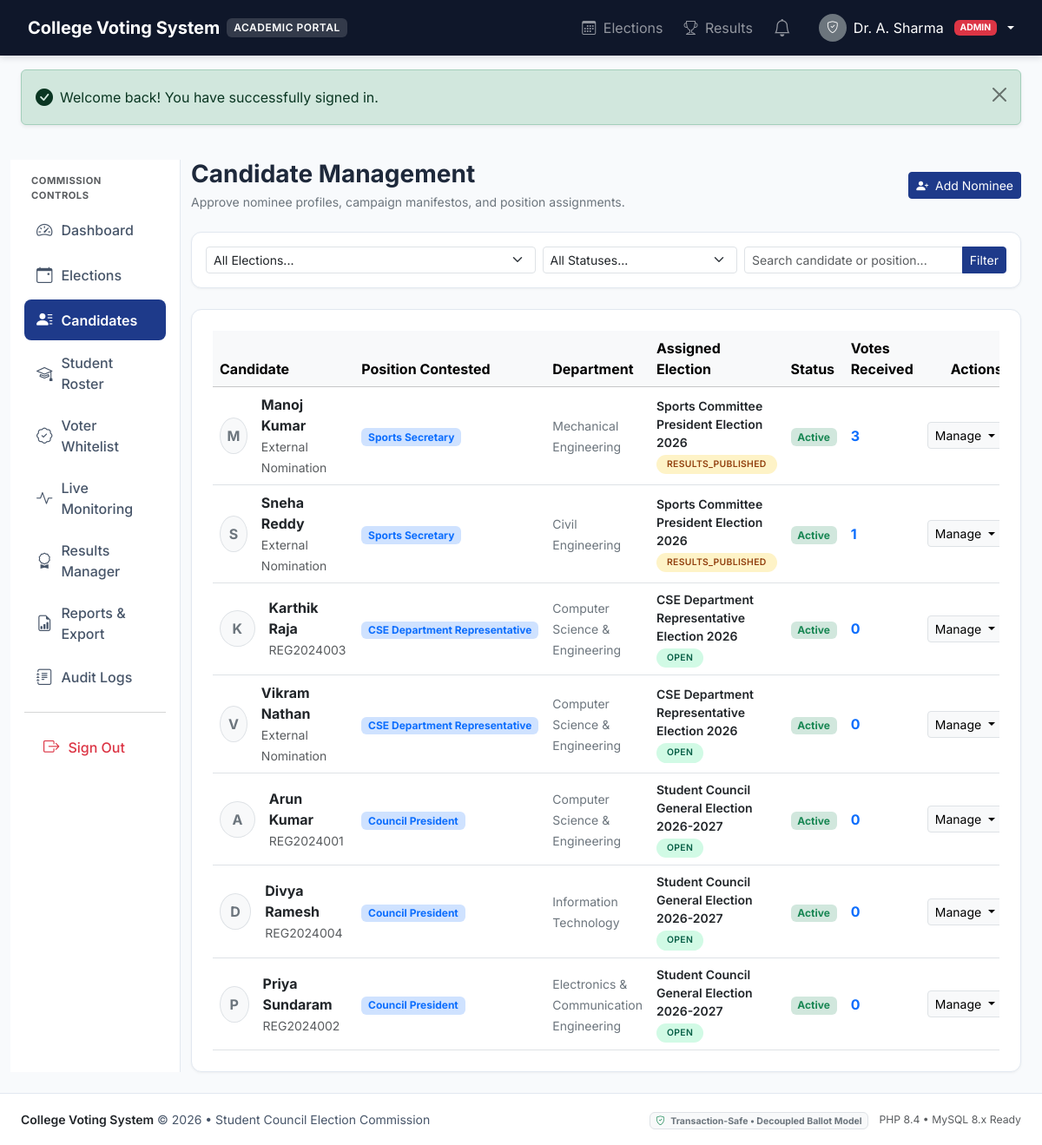
The app's page /admin/candidates.php (signed in) with its own data.
### tables this page shows
CREATE TABLE IF NOT EXISTS users (
    id INT AUTO_INCREMENT PRIMARY KEY,
    email VARCHAR(150) NOT NULL UNIQUE,
    password_hash VARCHAR(255) NOT NULL,
    role ENUM('admin', 'student') NOT NULL DEFAULT 'student',
    status ENUM('pending', 'active', 'suspended') NOT NULL DEFAULT 'pending',
    created_at DATETIME NOT NULL DEFAULT CURRENT_TIMESTAMP,
    updated_at DATETIME NOT NULL DEFAULT CURRENT_TIMESTAMP ON UPDATE CURRENT_TIMESTAMP,
    INDEX idx_user_role (role),
    INDEX idx_user_status (status)
);

CREATE TABLE IF NOT EXISTS candidates (
    id INT AUTO_INCREMENT PRIMARY KEY,
    election_id INT NOT NULL,
    student_id INT DEFAULT NULL,
    name VARCHAR(100) NOT NULL,
    position VARCHAR(100) NOT NULL,
    department_id INT DEFAULT NULL,
    manifesto TEXT DEFAULT NULL,
    photo_url VARCHAR(255) DEFAULT NULL,
    status ENUM('active', 'withdrawn', 'disqualified') NOT NULL DEFAULT 'active',
    created_at DATETIME NOT NULL DEFAULT CURRENT_TIMESTAMP,
    updated_at DATETIME NOT NULL DEFAULT CURRENT_TIMESTAMP ON UPDATE CURRENT_TIMESTAMP,
    CONSTRAINT fk_candidate_election FOREIGN KEY (election_id) REFERENCES elections(id) ON DELETE CASCADE,
    CONSTRAINT fk_candidate_student FOREIGN KEY (student_id) REFERENCES students(id) ON DELETE SET NULL,
    CONSTRAINT fk_candidate_dept FOREIGN KEY (department_id) REFERENCES departments(id) ON DELETE SET NULL,
    INDEX idx_candidate_election (election_id),
    INDEX idx_candidate_status (status)
);

CREATE TABLE IF NOT EXISTS departments (
    id INT AUTO_INCREMENT PRIMARY KEY,
    code VARCHAR(20) NOT NULL UNIQUE,
    name VARCHAR(100) NOT NULL,
    created_at DATETIME NOT NULL DEFAULT CURRENT_TIMESTAMP
);

CREATE TABLE IF NOT EXISTS elections (
    id INT AUTO_INCREMENT PRIMARY KEY,
    title VARCHAR(200) NOT NULL,
    description TEXT DEFAULT NULL,
    academic_year VARCHAR(20) NOT NULL,
    election_type ENUM('general', 'departmental', 'club', 'special') NOT NULL DEFAULT 'general',
    start_time DATETIME NOT NULL,
    end_time DATETIME NOT NULL,
    status ENUM('draft', 'scheduled', 'open', 'closed', 'results_published', 'cancelled') NOT NULL DEFAULT 'draft',
    eligibility_type ENUM('all_students', 'by_department', 'by_year') NOT NULL DEFAULT 'all_students',
    created_by INT DEFAULT NULL,
    created_at DATETIME NOT NULL DEFAULT CURRENT_TIMESTAMP,
    updated_at DATETIME NOT NULL DEFAULT CURRENT_TIMESTAMP ON UPDATE CURRENT_TIMESTAMP,
    CONSTRAINT fk_election_creator FOREIGN KEY (created_by) REFERENCES users(id) ON DELETE SET NULL,
    INDEX idx_election_status (status),
    INDEX idx_election_dates (start_time, end_time)
);

CREATE TABLE IF NOT EXISTS students (
    id INT AUTO_INCREMENT PRIMARY KEY,
    user_id INT NOT NULL UNIQUE,
    full_name VARCHAR(100) NOT NULL,
    registration_no VARCHAR(50) NOT NULL UNIQUE,
    department_id INT NOT NULL,
    course VARCHAR(50) NOT NULL,
    academic_year INT NOT NULL,
    is_verified TINYINT(1) NOT NULL DEFAULT 0,
    verified_at DATETIME DEFAULT NULL,
    verified_by INT DEFAULT NULL,
    created_at DATETIME NOT NULL DEFAULT CURRENT_TIMESTAMP,
    updated_at DATETIME NOT NULL DEFAULT CURRENT_TIMESTAMP ON UPDATE CURRENT_TIMESTAMP,
    CONSTRAINT fk_student_user FOREIGN KEY (user_id) REFERENCES users(id) ON DELETE CASCADE,
    CONSTRAINT fk_student_dept FOREIGN KEY (department_id) REFERENCES departments(id) ON DELETE RESTRICT,
    CONSTRAINT fk_student_verified_by FOREIGN KEY (verified_by) REFERENCES users(id) ON DELETE SET NULL,
    INDEX idx_student_verified (is_verified),
    INDEX idx_student_dept (department_id),
    INDEX idx_student_year (academic_year)
);

### admin/candidates.php (the view, shortened to what the rows shown need)
<?php
require_once __DIR__ . '/../app/includes/csrf.php';
require_once __DIR__ . '/../app/includes/functions.php';
require_once __DIR__ . '/../app/repositories/CandidateRepository.php';
$db = Database::getConnection();
$candidateRepo = new CandidateRepository($db);
$currentUser = Auth::user();
$filters = [];
$candidates = $candidateRepo->getAll($filters);
require_once __DIR__ . '/../app/includes/header.php';
?>
<div class="container-fluid px-3 px-md-4 py-4">
    <div class="row g-4">
        <div class="col-lg-9 col-xl-10">
            <div class="d-flex flex-column flex-md-row justify-content-between align-items-md-center gap-3 mb-4">
                <div>
                    <h1 class="h3 fw-bold mb-1">Candidate Management</h1>
                </div>
            </div>
            <div class="card card-academic p-4">
                <?php if (empty($candidates)): ?>
                    <p class="text-center text-muted py-5 mb-0">No candidates found for the chosen filters.</p>
                <?php else: ?>
                    <div class="table-responsive">
                        <table class="table table-hover align-middle mb-0">
                            <thead class="table-light">
                                <tr>
                                    <th>Candidate</th>
                                    <th>Position Contested</th>
                                    <th>Department</th>
                                    <th>Assigned Election</th>
                                    <th>Status</th>
                                    <th>Votes Received</th>
                                    <th class="text-end">Actions</th>
                                </tr>
                            </thead>
                            <tbody>
                                <?php foreach ($candidates as $cand): ?>
                                    <tr>
                                        <td>
                                            <div class="d-flex align-items-center gap-3">
                                                <?php if (!empty($cand['photo_url']) && file_exists(ROOT_PATH . '/public/uploads/candidates/' . $cand['photo_url'])): ?>
                                                    <img src="<?= base_url('uploads/candidates/' . e($cand['photo_url'])) ?>" class="rounded-circle border" style="width: 42px; height: 42px; object-fit: cover;" alt="">
                                                <?php else: ?>
                                                    <div class="rounded-circle bg-light border text-secondary d-flex align-items-center justify-content-center fw-bold" style="width: 42px; height: 42px;">
                                                        <?= strtoupper(substr($cand['name'], 0, 1)) ?>
                                                    </div>
                                                <?php endif; ?>
                                                <div>
                                                    <div class="fw-bold text-dark"><?= e($cand['name']) ?></div>
                                                    <small class="text-muted"><?= e($cand['student_reg_no'] ?? 'External Nomination') ?></small>
                                                </div>
                                            </div>
                                        </td>
                                        <td><span class="badge bg-primary-subtle text-primary"><?= e($cand['position']) ?></span></td>
                                        <td><small class="text-secondary"><?= e($cand['department_name'] ?? 'General') ?></small></td>
                                        <td>
                                            <div class="small fw-semibold text-dark"><?= e($cand['election_title']) ?></div>
                                            <span class="badge badge-status badge-<?= e($cand['election_status']) ?>" style="font-size: 0.65rem;"><?= e($cand['election_status']) ?></span>
                                        </td>
                                        <td>
                                            <span class="badge bg-<?= $cand['status'] === 'active' ? 'success' : 'secondary' ?>-subtle text-<?= $cand['status'] === 'active' ? 'success' : 'secondary' ?> text-capitalize">
                                                <?= e($cand['status']) ?>
                                            </span>
                                        </td>
                                        <td class="fw-bold text-primary"><?= (int)$cand['vote_count'] ?></td>
                                        <td class="text-end">
                                            <div class="dropdown">
                                                <button class="btn btn-light btn-sm border dropdown-toggle" type="button" data-bs-toggle="dropdown">
                                                    Manage
                                                </button>
                                            </div>
                                        </td>
                                    </tr>
                                <?php endforeach; ?>
                            </tbody>
                        </table>
                    </div>
                <?php endif; ?>
            </div>
        </div>
    </div>
</div>
<?php require_once __DIR__ . '/../app/includes/footer.php'; ?>

### app/includes/header.php (shortened to what the rows shown need)
<?php
require_once __DIR__ . '/auth.php';
require_once __DIR__ . '/functions.php';
$currentUser = Auth::user();
$isLoggedIn = Auth::check();
$isAdmin = Auth::isAdmin();
?>
<!DOCTYPE html>
<html lang="en">
<head>
    <link href="https://cdn.jsdelivr.net/npm/bootstrap@5.3.3/dist/css/bootstrap.min.css" rel="stylesheet">
    <link href="https://cdn.jsdelivr.net/npm/bootstrap-icons@1.11.3/font/bootstrap-icons.css" rel="stylesheet">
    <link href="<?= base_url('assets/css/style.css') ?>" rel="stylesheet">
</head>
<body>
<nav class="navbar navbar-expand-lg navbar-dark app-navbar py-2 sticky-top">
    <div class="container-fluid px-3 px-md-4">
        <div class="collapse navbar-collapse" id="appNav">
            <ul class="navbar-nav ms-auto align-items-center gap-1 gap-lg-2">
                <?php if ($isLoggedIn): ?>
                    <li class="nav-item">
                        <a class="nav-link position-relative px-2" href="<?= base_url('notifications.php') ?>" title="Notifications">
                            <i class="bi bi-bell fs-5"></i>
                        </a>
                    </li>
                    <li class="nav-item dropdown ms-lg-2">
                        <a class="nav-link dropdown-toggle d-flex align-items-center gap-2 text-white" href="#" role="button" data-bs-toggle="dropdown">
                            <div class="rounded-circle bg-secondary text-white d-flex align-items-center justify-content-center" style="width: 32px; height: 32px; font-size: 0.85rem;">
                                <i class="bi <?= $isAdmin ? 'bi-shield-check' : 'bi-person-fill' ?>"></i>
                            </div>
                            <span class="d-none d-md-inline"><?= e($currentUser['admin']['full_name'] ?? $currentUser['student']['full_name'] ?? $currentUser['email']) ?></span>
                            <span class="badge bg-<?= $isAdmin ? 'danger' : 'primary' ?> text-uppercase ms-1" style="font-size: 0.65rem;">
                                <?= e($currentUser['role']) ?>
                            </span>
                        </a>
                    </li>
                <?php endif; ?>
            </ul>
        </div>
    </div>
</nav>

### records on screen
users: role "ADMIN"
candidates: name "M", name "Manoj Kumar", student_reg_no "External Nomination", position "Sports Secretary", department.name "Mechanical Engineering", election.title "Sports Committee President Election 2026", election.status "RESULTS_PUBLISHED", status "Active", vote_count "3"
candidates: name "S", name "Sneha Reddy", student_reg_no "External Nomination", position "Sports Secretary", department.name "Civil Engineering", election.title "Sports Committee President Election 2026", election.status "RESULTS_PUBLISHED", status "Active", vote_count "1"
candidates: name "K", name "Karthik Raja", student.registration_no "REG2024003", position "CSE Department Representative", department.name "Computer Science & Engineering", election.title "CSE Department Representative Election 2026", election.status "OPEN", status "Active", vote_count "0"
candidates: name "V", name "Vikram Nathan", student_reg_no "External Nomination", position "CSE Department Representative", department.name "Computer Science & Engineering", election.title "CSE Department Representative Election 2026", election.status "OPEN", status "Active", vote_count "0"
candidates: name "A", name "Arun Kumar", student.registration_no "REG2024001", position "Council President", department.name "Computer Science & Engineering", election.title "Student Council General Election 2026-2027", election.status "OPEN", status "Active", vote_count "0"
candidates: name "D", name "Divya Ramesh", student.registration_no "REG2024004", position "Council President", department.name "Information Technology", election.title "Student Council General Election 2026-2027", election.status "OPEN", status "Active", vote_count "0"
candidates: name "P", name "Priya Sundaram", student.registration_no "REG2024002", position "Council President", department.name "Electronics & Communication Engineering", election.title "Student Council General Election 2026-2027", election.status "OPEN", status "Active", vote_count "0"

### other values on screen
$currentUser['admin']['full_name'] "Dr. A. Sharma"
$flash['message'] "Welcome back! You have successfully signed in."
PHP_MAJOR_VERSION "8"
PHP_MINOR_VERSION "4"
